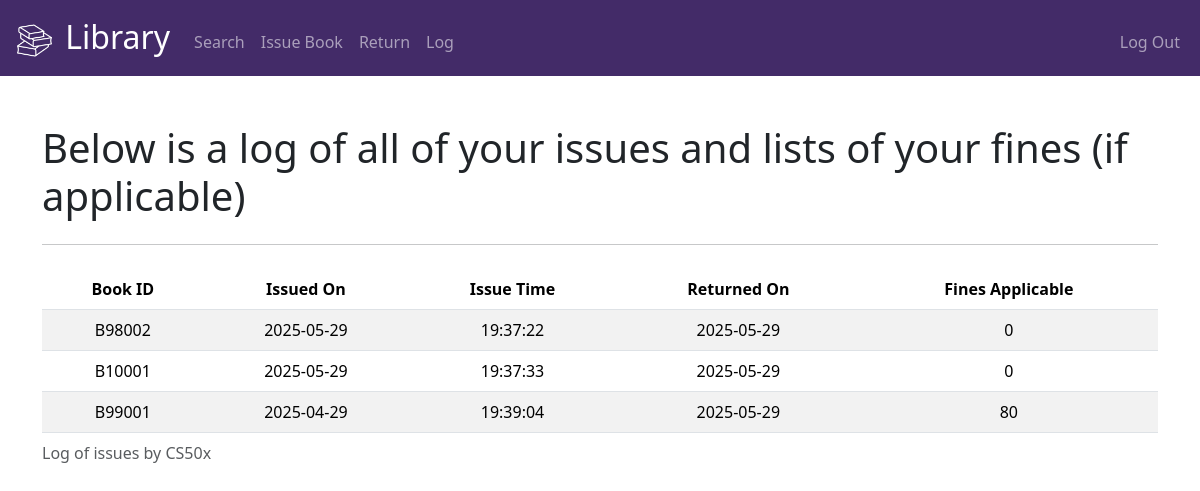
Page /log (signed in) on the committed database.
### tables this page shows
CREATE TABLE users (id INTEGER PRIMARY KEY AUTOINCREMENT NOT NULL, username TEXT NOT NULL, hash TEXT NOT NULL);

CREATE TABLE issues(userid varchar(255), bookid char(6), issuedate date default (current_date), issuetime time default (current_time), returndate date, fine int default 0);

### app.py (the view)
@app.route("/log", methods=["GET", "POST"])
@login_required
def log():
    userinfo = db.execute('select * from users where id = ?', session['user_id'])
    username = userinfo[0]['username']
    issues = db.execute('select issues.bookid "bookid", issues.issuedate "issuedon", issues.issuetime "issuetime", issues.returndate "returndate", issues.fine "fines" from issues where issues.userid = ?', username)
    return render_template('log.html', username=username, issues=issues)

### app.py (called while the page is built)
@app.after_request
def after_request(response):
    response.headers["Cache-Control"] = "no-cache, no-store, must-revalidate"
    response.headers["Expires"] = 0
    response.headers["Pragma"] = "no-cache"
    return response

### helpers.py (called while the page is built)
def login_required(f):
    @wraps(f)
    def decorated_function(*args, **kwargs):
        if session.get("user_id") is None:
            return redirect("/login")
        return f(*args, **kwargs)
    return decorated_function

### templates/log.html (shortened to what this page needs)
{% extends "layout.html" %}
{% block main %}
    <h2 class='display-6' style='text-align: left;'>Below is a log of all of your issues and lists of your fines (if applicable)</h2>
    <hr class='my-4'>
    {% if issues %}
        <table class='table table-striped table-hover thead-light'>
            <caption>Log of issues by {{ username }}</caption>
            <thead>
                <tr>
                    <th>Book ID</th>
                    <th>Issued On</th>
                    <th>Issue Time</th>
                    <th>Returned On</th>
                    <th>Fines Applicable</th>
                </tr>
            </thead>
            <tbody>
                {% for issue in issues %}
                    <tr>
                        <td>{{ issue.bookid }}</td>
                        <td>{{ issue.issuedon }}</td>
                        <td>{{ issue.issuetime }}</td>
                        <td>{{ issue.returndate }}</td>
                        <td>{{ issue.fines }}</td>
                    </tr>
                {% endfor %}
            </tbody>
        </table>
    {% else %}
        <p style='text-align: left;'>You haven't issued a book yet. <a href='/issue'>Issue a book?</a></p>
    {% endif %}
{% endblock %}

### rows in the picture
users: username "CS50x"
issues: bookid "B98002", issuedon "2025-05-29", issuetime "19:37:22", returndate "2025-05-29", fines "0"
issues: bookid "B10001", issuedon "2025-05-29", issuetime "19:37:33", returndate "2025-05-29", fines "0"
issues: bookid "B99001", issuedon "2025-04-29", issuetime "19:39:04", returndate "2025-05-29", fines "80"
